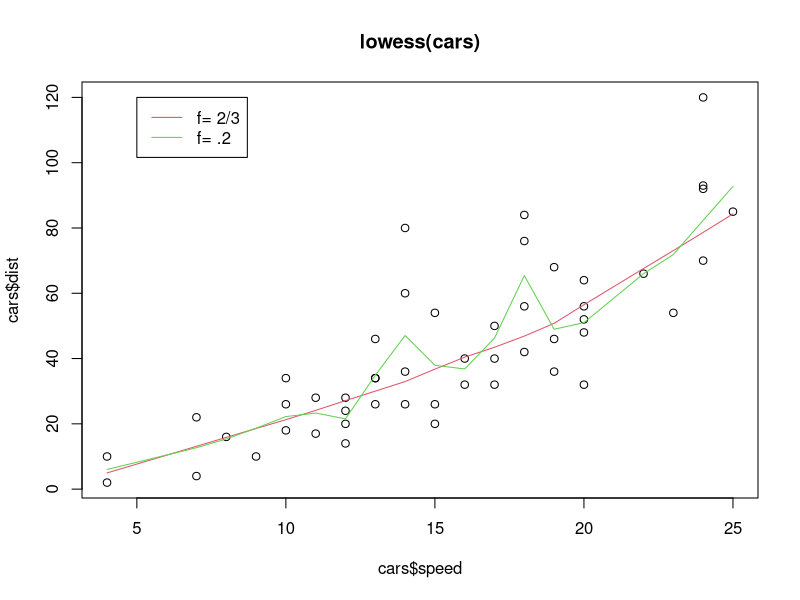
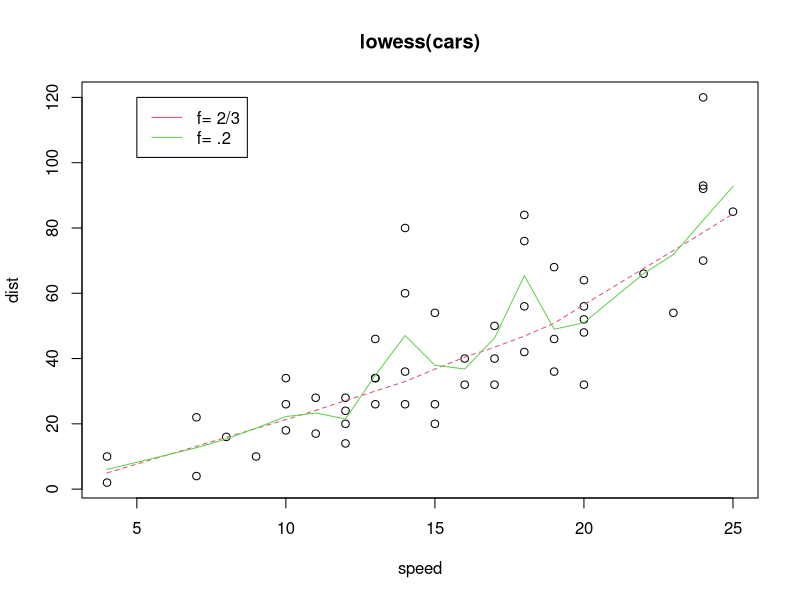
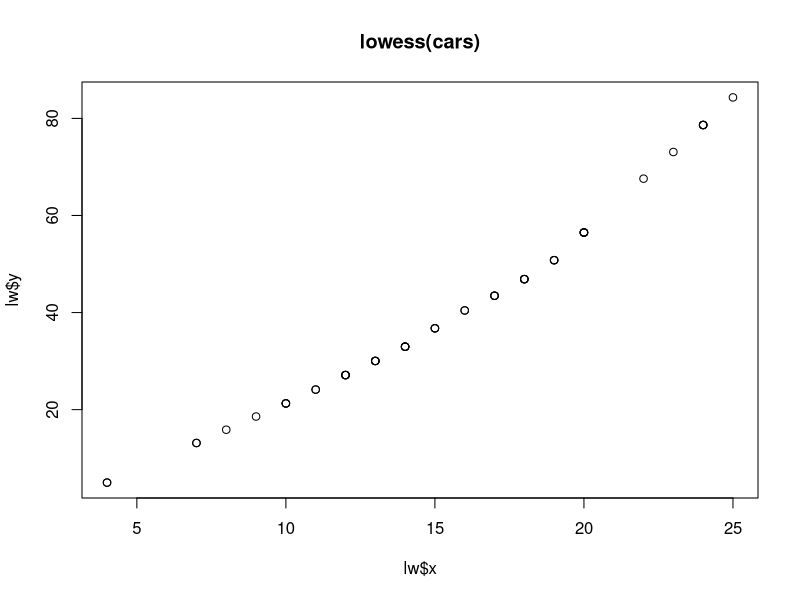

The R script that drew these images, in order: (Note: this script raises an error after producing the figures.)
data(cars)


plot(cars$speed, cars$dist, main="lowess(cars)")
lines(lowess(cars$speed, cars$dist), col=2)
lines(lowess(cars$speed, cars$dist, f=.2), col=3)
legend(5, 120, c(paste("f=", c("2/3", ".2"))), lty=1, col=2:3)

#
# formula method: plot, then calculate the lowess smoother,
#                 then add smooth to the plot
#
plot(dist ~ speed, data=cars, main="lowess(cars)")
lines(lowess(cars$dist ~ cars$speed), col=2, lty=2)
lines(lowess(cars$dist ~ cars$speed, f=.2), col=3) # smaller bandwith
legend(5, 120, c(paste("f=", c("2/3", ".2"))), lty=1, col=2:3)

#
# formula method: calculate lowess() smoother, then call plot()
#                  on the lowess object
#
lw <- lowess(cars$dist ~ cars$speed)
plot(lw, main="lowess(cars)"  )

#
# formula method: calculate and plot in a single command
#
plot.Lowess(cars$dist ~ cars$speed, main="lowess(cars)")
